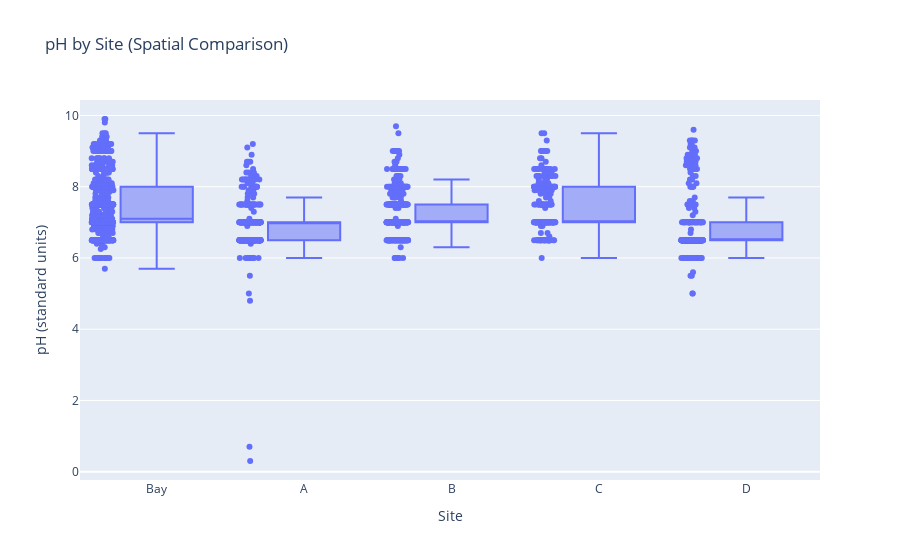

Notebook code for this chart:
### Markdown cell above
**Interpretation (Time Trend):**  
Dissolved Oxygen shows clear variation through time. Some sites stay clustered together while others rise or dip in different months.  
Overall, the monthly lines let us see seasonal-like waves and longer-term shifts rather than noisy day-to-day points.

### Code cell
# compare pH values across sites
temp2 = df.dropna(subset=["Site_Id", "pH_standard_units"]).copy()

# boxplot shows spread + median, with all points included
fig = px.box(
    temp2,
    x="Site_Id",
    y="pH_standard_units",
    points="all",               # keep dots so we see each data point
    title="pH by Site (Spatial Comparison)",
    labels={"Site_Id": "Site", "pH_standard_units": "pH (standard units)"}
)
fig.update_layout(height=450)
fig.show()

### Figure 1 — Plotly figure (JSON) as saved in the notebook; plotly's stock layout.template omitted (floating-point values rounded to 4 significant figures; data arrays with more than 128 entries replaced by an {"elided": "..."} marker saying what was removed)
{"data": [{"alignmentgroup": "True", "boxpoints": "all", "hovertemplate": "Site=%{x}<br>pH (standard units)=%{y}<extra></extra>", "legendgroup": "", "marker": {"color": "#636efa"}, "name": "", "notched": false, "offsetgroup": "", "orientation": "v", "showlegend": false, "type": "box", "x": {"elided": "2276 str values"}, "x0": " ", "xaxis": "x", "y": {"elided": "2276 float values"}, "y0": " ", "yaxis": "y"}], "layout": {"autosize": true, "boxmode": "group", "legend": {"tracegroupgap": 0}, "title": {"text": "pH by Site (Spatial Comparison)"}, "xaxis": {"anchor": "y", "autorange": true, "domain": [0, 1], "range": [-0.5258, 4.5], "title": {"text": "Site"}, "type": "category"}, "yaxis": {"anchor": "x", "autorange": true, "domain": [0, 1], "range": [-0.2333, 10.43], "title": {"text": "pH (standard units)"}, "type": "linear"}}}
